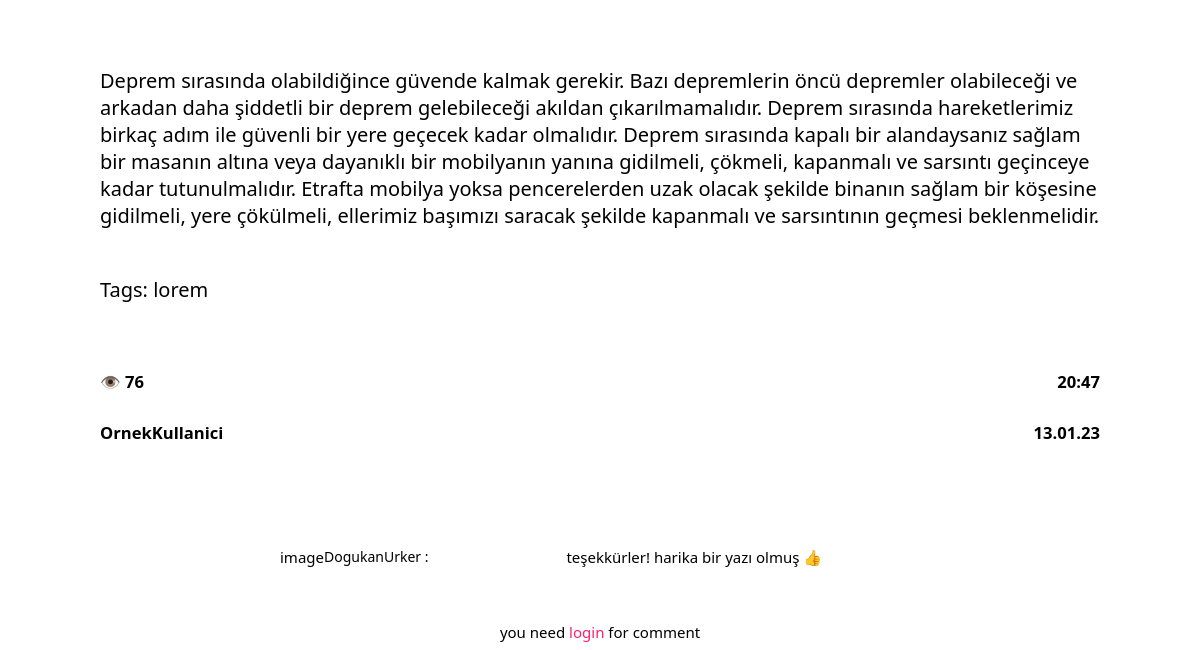
/1 (lower part), run on an earlier commit of the app's database.
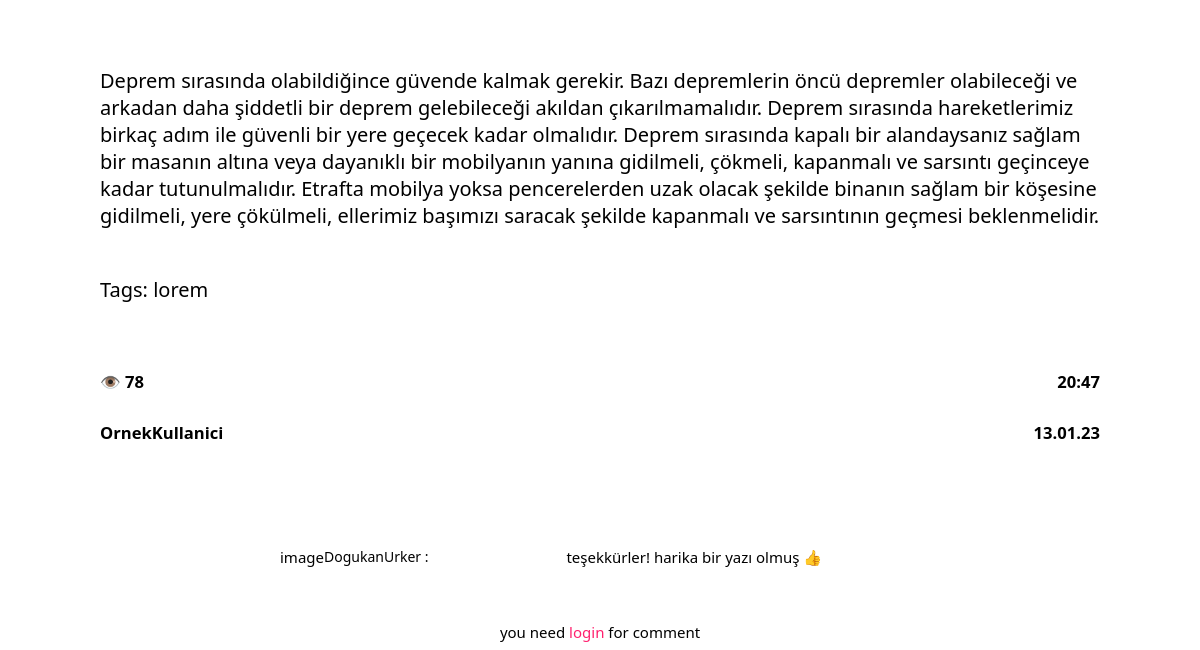
And on a later commit of the database.
### tables this page shows
CREATE TABLE "posts" (
	"id"	INTEGER NOT NULL UNIQUE,
	"title"	TEXT NOT NULL,
	"tags"	TEXT,
	"content"	TEXT NOT NULL,
	"author"	TEXT NOT NULL,
	"date"	TEXT NOT NULL,
	"time"	TEXT NOT NULL,
	"views"	TEXT,
	"lastEditDate"	TEXT,
	"lastEditTime"	TEXT,
	PRIMARY KEY("id" AUTOINCREMENT)
);

### routes/post.py (the view)
@postBlueprint.route("/<int:postID>", methods=["GET", "POST"])
def post(postID):
    form = commentForm(request.form)
    connection = sqlite3.connect("db/posts.db")
    cursor = connection.cursor()
    cursor.execute(f"select id from posts")
    posts = str(cursor.fetchall())
    match str(postID) in posts:
        case True:
            message("2", f'POST: "{postID}" FOUND')
            connection = sqlite3.connect("db/posts.db")
            cursor = connection.cursor()
            cursor.execute(f'select * from posts where id = "{postID}"')
            post = cursor.fetchone()
            cursor.execute(f'update posts set views = views+1 where id = "{postID}"')
            connection.commit()
            if request.method == "POST":
                comment = request.form["comment"]
                connection = sqlite3.connect("db/comments.db")
                cursor = connection.cursor()
                cursor.execute(
                    "insert into comments(post,comment,user,date,time) \
                    values(?, ?, ?, ?, ?)",
                    (
                        postID,
                        comment,
                        session["userName"],
                        currentDate(),
                        currentTime(),
                    ),
                )
                connection.commit()
                addPoints(5, session["userName"])
                flash("You earned 5 points by commenting ", "success")
                return redirect(f"/{postID}")
            connection = sqlite3.connect("db/comments.db")
            cursor = connection.cursor()
            cursor.execute(f'select * from comments where post = "{postID}"')
            comments = cursor.fetchall()
            return render_template(
                "post.html",
                id=post[0],
                title=post[1],
                tags=post[2],
                content=post[3],
                author=post[4],
                views=post[7],
                date=post[5],
                time=post[6],
                form=form,
                comments=comments,
            )
        case False:
            message("1", "404")
            return render_template("404.html")

### app.py (called while the page is built)
@app.context_processor
def utility_processor():
    getProfilePicture
    return dict(getProfilePicture=getProfilePicture)

### helpers.py (called while the page is built)
def currentDate():
    return datetime.now().strftime("%d.%m.%y")

def currentTime(seconds=False):
    match seconds:
        case False:
            return datetime.now().strftime("%H:%M")
        case True:
            return datetime.now().strftime("%H:%M:%S")

def message(color, message):
    print(
        f"\n\033[94m[{currentDate()}\033[0m"
        f"\033[95m {currentTime(True)}]\033[0m"
        f"\033[9{color}m {message}\033[0m\n"
    )
    logFile = open("log.log", "a")
    logFile.write(f"[{currentDate()}" f"|{currentTime(True)}]" f" {message}\n")
    logFile.close()

### templates/post.html (shortened to what this page needs)
{% extends 'layout.html'%} {%block head%}
<link
  rel="stylesheet"
  href="{{ url_for('static', filename='css/post.css') }}"
/>
{% endblock head %} {%block body%}
<div class="post centeredHorizontally">
  <p class="content">
    {{content|safe}} <br />
    Tags: {{tags.replace(",",", ")}}
  </p>
  <div class="bottomBar">
    <div>
      <h5>👁️ {{views}}</h5>
      <a href="/user/{{author|lower}}">
        <h5 class="author">
          OrnekKullanici
         </h5></a>
    </div>
    <div class="dateTime">
      <h5>{{time}}</h5>
      <h5 class="date">{{date}}</h5>
    </div>
  </div>
  {% if comments %}
    {% for comment in comments %}
      <div class="comments">
        <p>image</p>
        <section class="commentUserNameContainer">
          <a href="/user/{{comment[3]|lower}}" class="commentUserName"
            >{{comment[3]}} :</a
          >
        </section>
        <p class="centeredHorizontally">{{comment[2]}}</p>
    </div>
    <form method="post" class="commentForm">
      {% if session["userName"] %} {{form.comment(class_="comment")}}
      <button type="submit" class="btnSubmit">comment</button>
    {% else %}
    <small
      >you need
      <a href="/login/redirect=&post&{{id}}" class="linkLogin">login</a> for
      comment</small
    >
  </form>
  {% endif %}
  {% endfor %}
  {% endif %}
</div>
{% endblock body %}

What changed in the data, as far as the page shows it:
changed posts "lorem": views "76" → "78"
